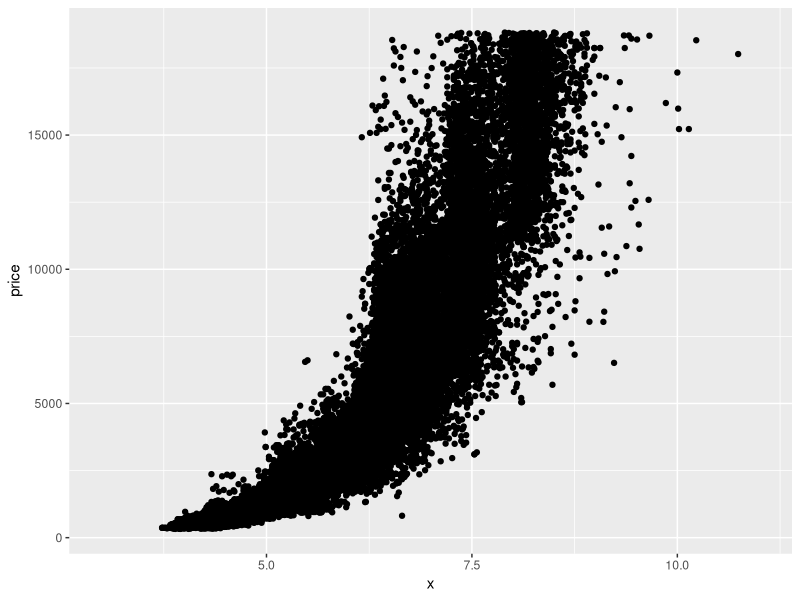
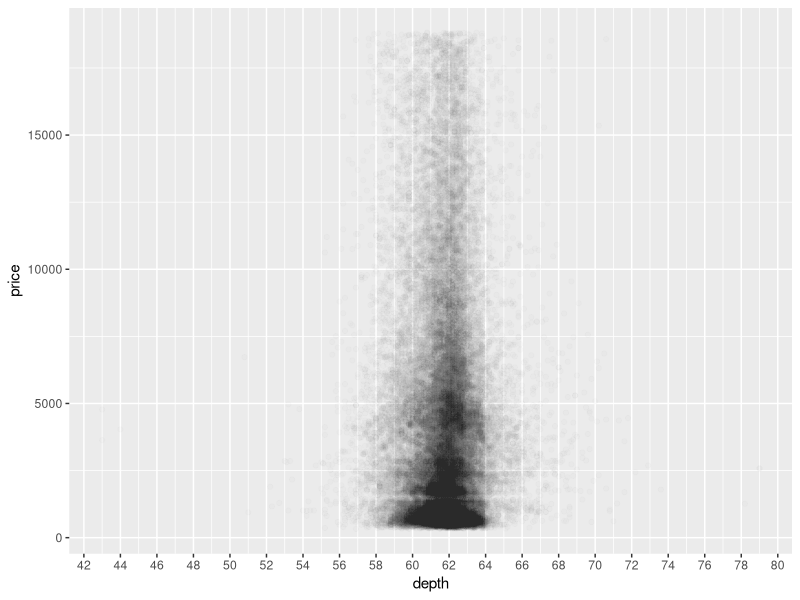
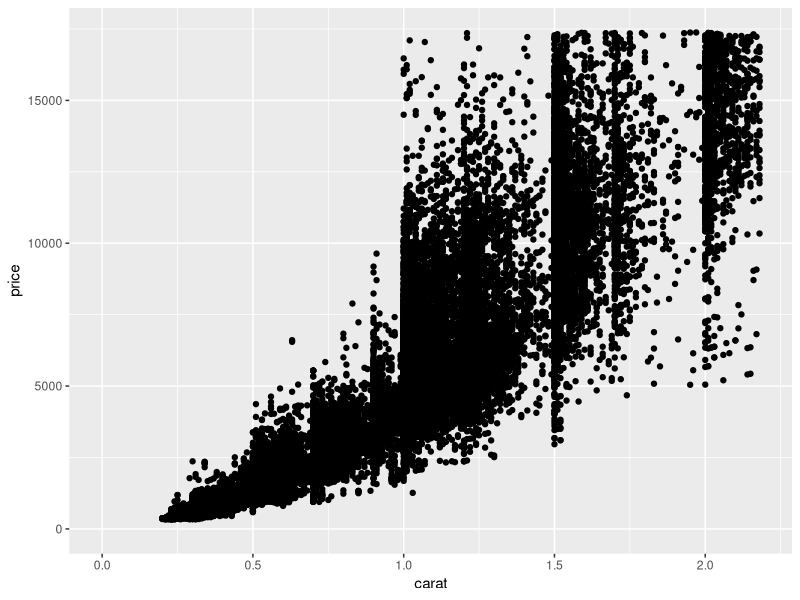
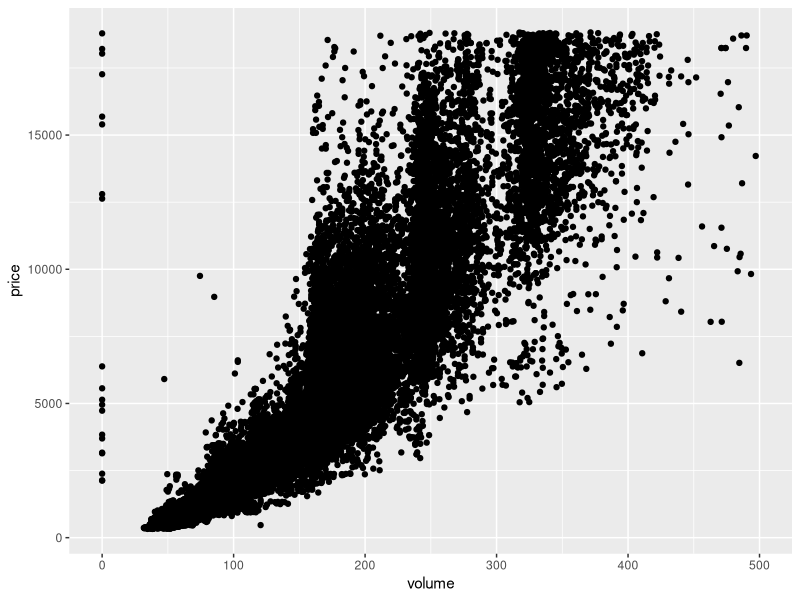
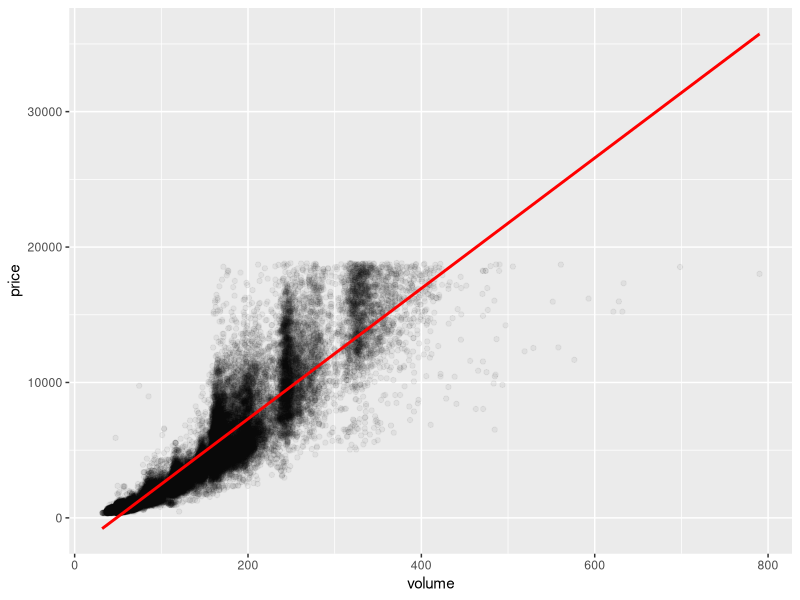
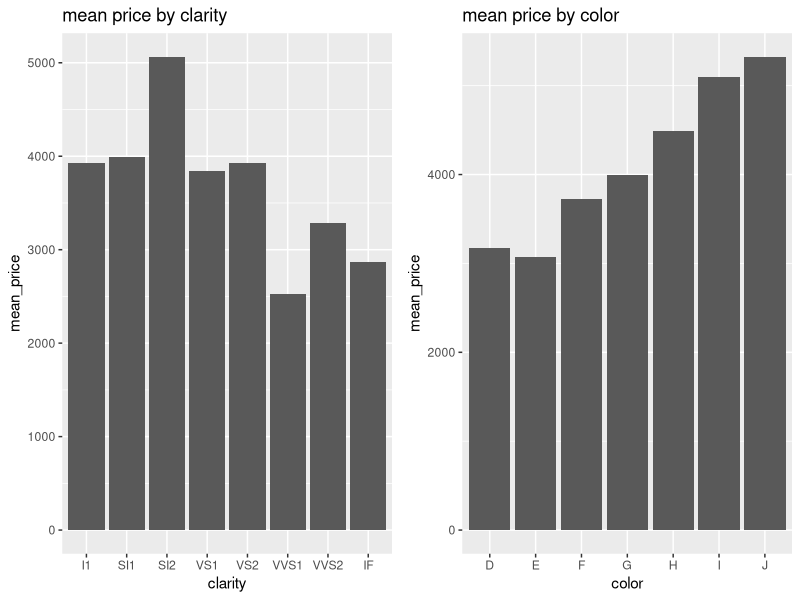

These figures' R source, in order:
## ---- chunk 1
library(tidyr)
library(ggplot2)
library(dplyr)
library(gridExtra)
data("diamonds")
## ---- chunk 2
names(diamonds)
ggplot(aes(x = x, y = price), data = diamonds)+
  geom_point()+
  scale_x_continuous(limits = c(3,11))
cor.test(diamonds$price, diamonds$x)
cor.test(diamonds$price, diamonds$y)
cor.test(diamonds$price, diamonds$z)
  
## ---- chunk 3
ggplot(aes(x = depth, y = price), data = diamonds)+
  geom_point(alpha = 1/100)+
  scale_x_continuous(breaks = seq(0,100,2))
cor.test(diamonds$depth, diamonds$price)
## ---- chunk 4
ggplot(aes(x = carat, y = price), data = diamonds)+
  geom_point()+
  scale_x_continuous(limits = c(0,quantile(diamonds$carat, probs=.99)))+
  scale_y_continuous(limits = c(0,quantile(diamonds$price, probs=.99)))
?quantile
quantile(diamonds$carat, probs=.9)
## ---- chunk 5
diamonds$volume <- with(diamonds, x*y*z)

ggplot(aes(x = volume, y = price), data = diamonds)+
  geom_point()+
  scale_x_continuous(limits = c(0, 500))

diam_out <- subset(diamonds, diamonds$volume != 0 & diamonds$volume < 800)
cor.test(diam_out$volume, diam_out$price)
## ---- chunk 6
ggplot(aes(x = volume, y = price), data = diam_out)+
  geom_point(alpha = 1/20)+
  geom_smooth(method = 'lm', color = 'red')
?geom_smooth

## ---- chunk 7
gb_cl <- group_by(diamonds, clarity)
diamondsByClarity <- summarise(gb_cl,
                               mean_price = mean(price),
                               median_price = median(price),
                               min_price = min(price),
                               max_price = max(price),
                               n = n())

head(diamondsByClarity)
## ---- chunk 8
diamonds_by_clarity <- group_by(diamonds, clarity)
diamonds_mp_by_clarity <- summarise(diamonds_by_clarity, mean_price = mean(price))
head(diamonds_mp_by_clarity)
diamonds_by_color <- group_by(diamonds, color)
diamonds_mp_by_color <- summarise(diamonds_by_color, mean_price = mean(price))
diamonds_mp_by_clarity$clarity <- factor(diamonds_mp_by_clarity$clarity, levels = c('I1' , 'SI1', 'SI2', 'VS1', 'VS2', 'VVS1', 'VVS2', 'IF'))
diamonds_mp_by_clarity <- arrange(diamonds_mp_by_clarity, clarity)

p1 <- ggplot(aes(x=clarity, y = mean_price), data = diamonds_mp_by_clarity)+
  geom_bar(stat = 'identity')+
  labs(title = 'mean price by clarity')

p2 <- ggplot(aes(x=color, y=mean_price), data = diamonds_mp_by_color)+
  geom_bar(stat='identity')+
  labs(title='mean price by color')
grid.arrange(p1, p2, ncol=2)
?diamonds
## ---- chunk 9

